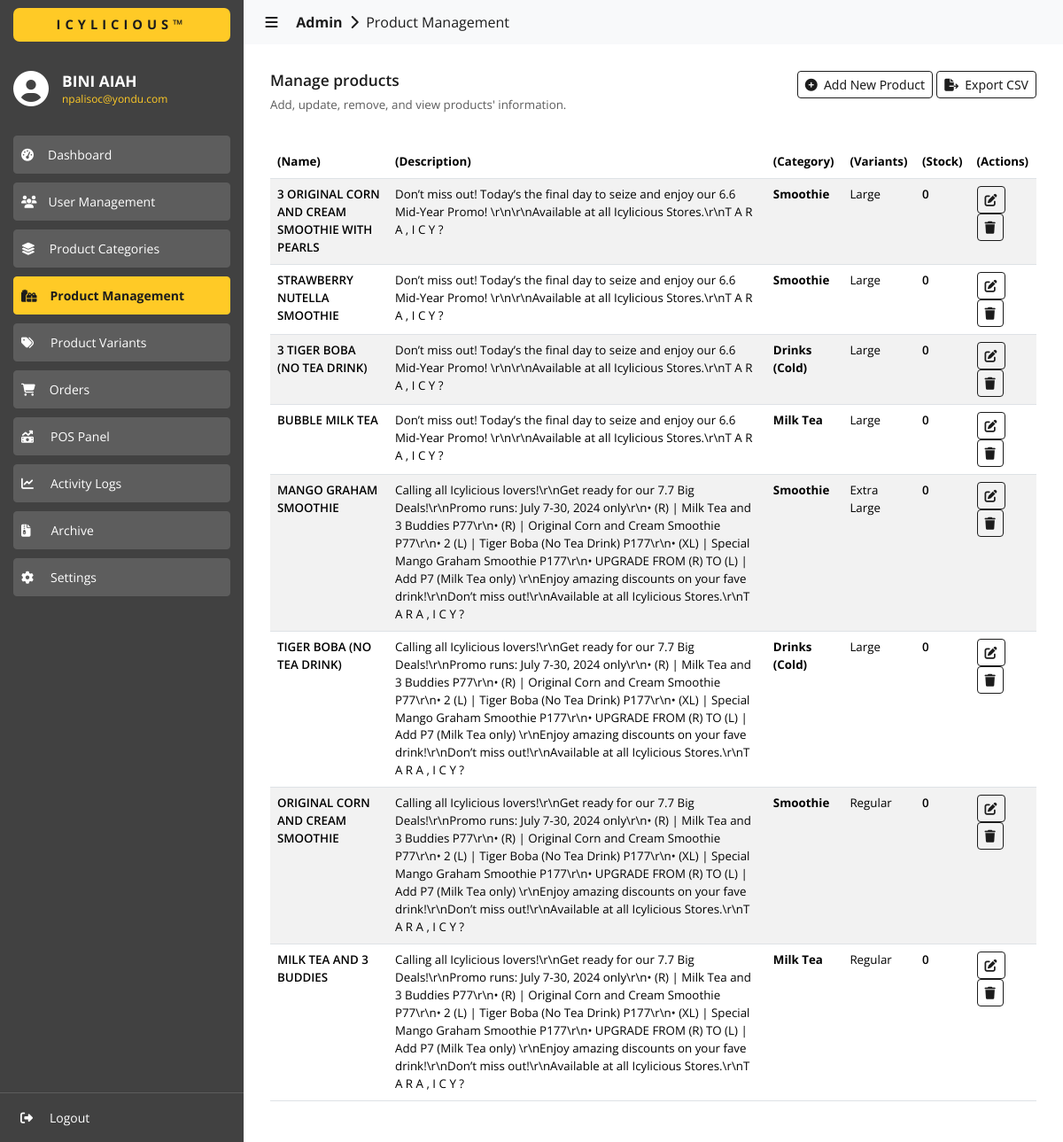
/admin/products/index.php (signed in), run on an earlier commit of the app's database.
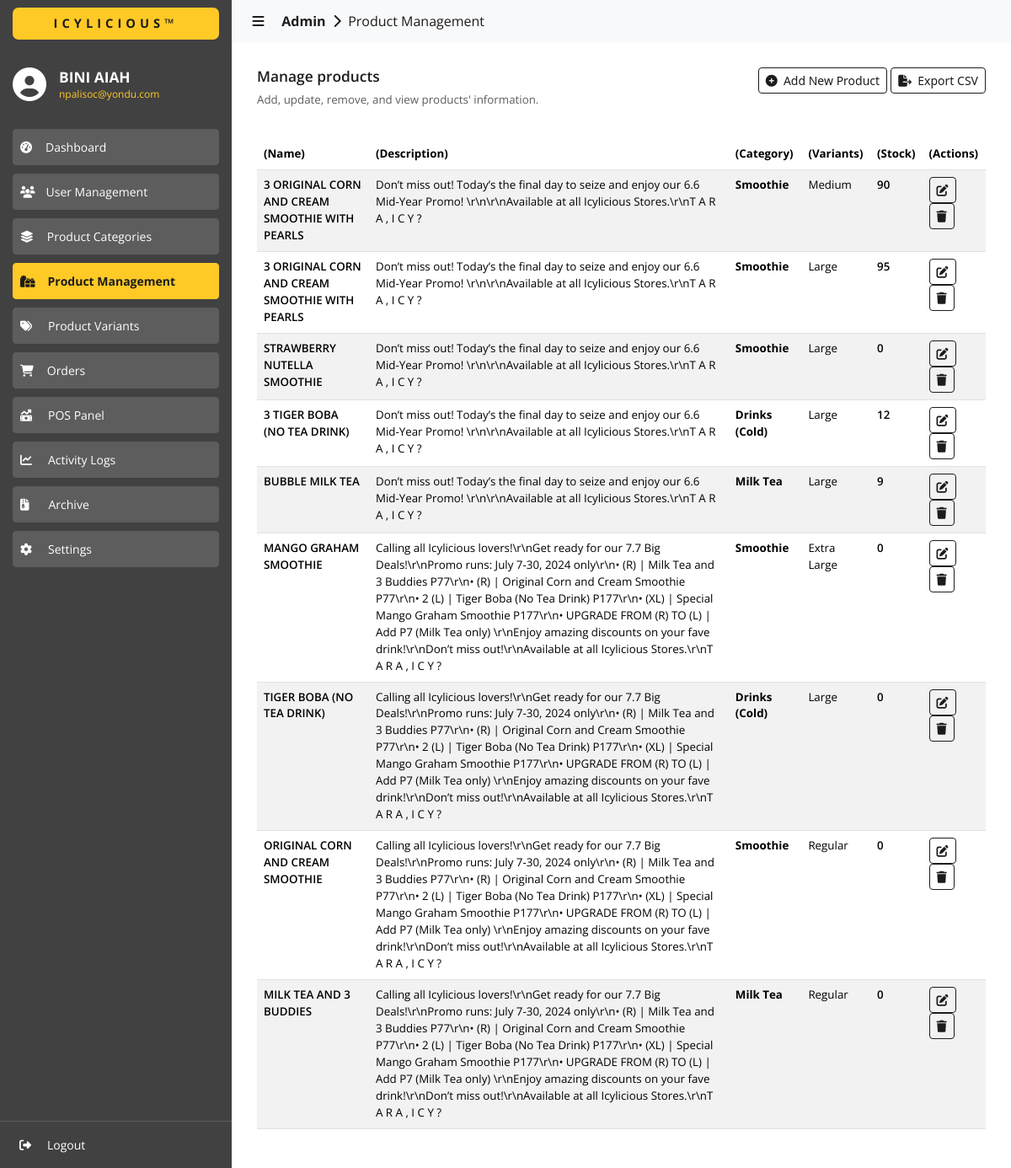
And on a later commit of the database.
### tables this page shows
CREATE TABLE `products_info` (
  `id` int(11) NOT NULL,
  `product_name` varchar(255) NOT NULL,
  `product_description` varchar(999) NOT NULL,
  `product_status` varchar(255) NOT NULL
);

CREATE TABLE `categories` (
  `id` int(11) NOT NULL,
  `category_name` varchar(255) NOT NULL,
  `category_description` varchar(255) NOT NULL
);

CREATE TABLE `variants` (
  `id` int(11) NOT NULL,
  `variant_type` varchar(255) NOT NULL,
  `variant_name` varchar(255) NOT NULL,
  `variant_description` varchar(255) NOT NULL,
  `is_enabled` int(11) NOT NULL
);

CREATE TABLE `products_inventory` (
  `id` int(11) NOT NULL,
  `product_id` int(11) NOT NULL,
  `stocks` int(11) NOT NULL,
  `restock_level_point` int(11) NOT NULL
);

### admin/products/index.php (the view, shortened to what the changed rows need)
<?php
  include('../../utils/connections.php');
?>
<!DOCTYPE html>
<html lang="en">
  <head>
    <link
      href="https://cdn.jsdelivr.net/npm/bootstrap@5.3.3/dist/css/bootstrap.min.css"
      rel="stylesheet"
    >
    <link href="https://cdn.datatables.net/2.0.5/css/dataTables.bootstrap5.css" rel="stylesheet">
    <link rel="stylesheet" href="../../assets/css/global.css" />
    <link rel="stylesheet" href="./css/products.css" />
  </head>
  <body>
    <div id="content-body" class="content content-slide-expanded">
      <div>
        <div class="content-wrapper">
          <div style="margin-top: 20px;">
            <table id="data" class="table table-striped" style="width:100%">
              <thead>
                <tr>
                  <th class="sans-bold">(Name)</th>
                  <th class="sans-bold">(Description)</th>
                  <th class="sans-bold">(Category)</th>
                  <th class="sans-bold">(Variants)</th>
                  <th class="sans-bold">(Stock)</th>
                  <th class="sans-bold">(Actions)</th>
                </tr>
              </thead>
              <tbody>
                <?php
                  $fetch_query = "SELECT * FROM products_info WHERE product_status = 'ACTIVE' ORDER BY id DESC";
                  $result = $conn->query($fetch_query);
                  if ($result->num_rows > 0) {
                    while ($row = $result->fetch_assoc()) {
                      $product_id = $row['id'];
                      $product_name = $row['product_name'];
                      $product_description = $row['product_description'];
                      $product_category = "";
                      $product_category_id = 0;
                      $product_variant = "";
                      $product_variant_id = 0;
                      $product_variant_price = 0;
                      $promotional_price = 0;
                      $is_buy_x_take_x = -1;
                      $buy_x_of = 0;
                      $take_x_of = 0;
                      $product_images = array();
                      $fetch_query = "SELECT PC.category_id, CTG.category_name, CTG.category_description, CTG.id
                        FROM products_categories AS PC
                        INNER JOIN categories AS CTG ON
                        PC.category_id = CTG.id
                        WHERE PC.product_id = ".$product_id."";
                      $cat_result = $conn->query($fetch_query);
                      if ($cat_result->num_rows > 0) {
                        $cat_row = $cat_result->fetch_assoc();
                        $product_category = $cat_row['category_name'];
                        $product_category_id = $cat_row['id'];
                      }
                      $fetch_query = "SELECT PP.variant_id, PP.variant_price, VT.variant_name, VT.variant_description, VT.id
                        FROM products_prices AS PP
                        INNER JOIN variants AS VT ON
                        PP.variant_id = VT.id
                        WHERE PP.product_id = ".$product_id."";
                      $var_result = $conn->query($fetch_query);
                      if ($var_result->num_rows > 0) {
                        $var_row = $var_result->fetch_assoc();
                        $product_variant_id = $var_row['id'];
                        $product_variant_price = $var_row['variant_price'];
                        $product_variant = $var_row['variant_name'];
                      }
                      $fetch_query = "SELECT PM.product_id, PM.promotional_price, PM.is_buy_x_take_x, PM.buy_x_of, PM.take_x_of
                        FROM PROMOTIONS AS PM
                        WHERE PM.product_id = ".$product_id."";
                      $prom_result = $conn->query($fetch_query);
                      if ($prom_result->num_rows > 0) {
                        $prom_row = $prom_result->fetch_assoc();
                        $promotional_price = $prom_row['promotional_price'];
                        $is_buy_x_take_x = $prom_row['is_buy_x_take_x'];
                        $buy_x_of = $prom_row['buy_x_of'];
                        $take_x_of = $prom_row['take_x_of'];
                      }
                      $fetch_query = "SELECT product_image FROM products_images WHERE product_id = ".$product_id."";
                      $img_result = $conn->query($fetch_query);
                      if ($img_result->num_rows > 0) {
                        while ($img_row = $img_result->fetch_assoc()) {
                          $image = $img_row['product_image'];
                          array_push($product_images, $image);
                        }
                      }
                      $final_prod_images = implode(',', $product_images);
                      $stocks = 0;
                      $fetch_query = "SELECT * FROM products_inventory WHERE product_id = ".$product_id." LIMIT 1";
                      $inventory_result = $conn->query($fetch_query);
                      if ($inventory_result->num_rows > 0) {
                        $inventory_row = $inventory_result->fetch_assoc();
                        $stocks = intval($inventory_row['stocks']);
                      }
                      echo '
                        <tr>
                          <td class="sans-600">
                            '.$product_name.'
                          </td>
                          <td class="sans-regular">
                            '.$product_description.'
                          </td>
                          <td class="sans-700">
                            '.$product_category.'
                          </td>
                          <td class="sans-regular">
                            '.$product_variant.'
                          </td>
                          <td class="sans-600">
                            '.$stocks.'
                          </td>
                          <td>
                            <button
                              onclick="onEditProduct(
                                '."'".$product_id."',".'
                                '."'".$product_name."',".'
                                '."'".$product_description."',".'
                                '."'".$product_category_id."',".'
                                '."'".$product_variant_id."',".'
                                '."'".$product_variant_price."',".'
                                '."'".$promotional_price."',".'
                                '."'".$is_buy_x_take_x."',".'
                                '."'".$buy_x_of."',".'
                                '."'".$take_x_of."',".'
                                '."'".$final_prod_images."'".'
                              )"
                              class="btn btn-outline-primary btn-sm
                                sans-400
                                color-white"
                              type="button">
                              <i class="fa-solid fa-pen-to-square"></i>
                            </button>
                            <button
                              onclick="onDeleteProduct(
                                '."'".$product_id."'".'
                              )"
                              class="btn btn-outline-primary btn-sm
                                sans-400
                                color-white"
                              type="button">
                              <i class="fa-solid fa-trash"></i>
                            </button>
                          </td>
                        </tr>
                      ';
                    }
                  }
                ?>
              </tbody>
            </table>
          </div>
        </div>
      </div>
    </div>
  </body>
</html>

What changed in the data, as far as the page shows it:
added products_info: product_name "3 ORIGINAL CORN AND CREAM SMOOTHIE WITH PEARLS", product_description "Don’t miss out! Today’s the final day to seize and enjoy our 6.6 Mid-Year Promo! \\r\\n\\r\\nAvailable at all Icylicious Stores.\\r\\nT A R A , I C Y ?", categories.category_name "Smoothie", variants.variant_name "Medium", products_inventory.stocks "90"
computed for products_info (number 2 of 9 on the later page): products_inventory.stocks "0" → "95"
computed for products_info "3 TIGER BOBA (NO TEA DRINK)": products_inventory.stocks "0" → "12"
computed for products_info "BUBBLE MILK TEA": products_inventory.stocks "0" → "9"
